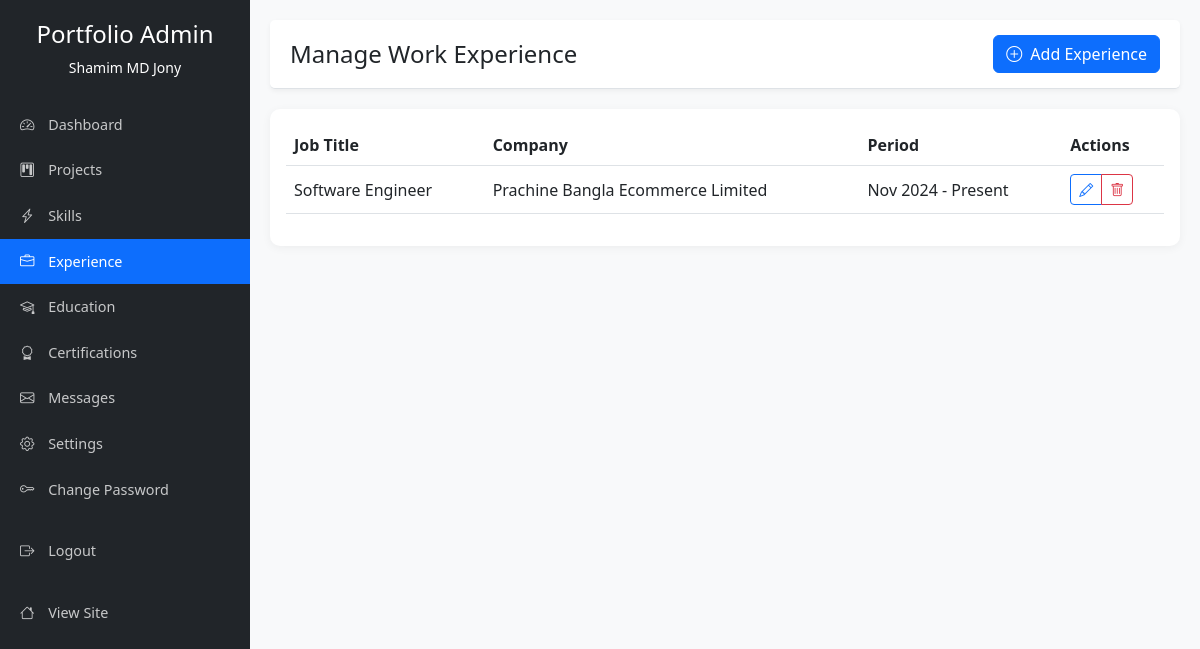
/dashboard/experiences (signed in), run on the app's committed database.
### models.py (models this page shows)
class Experience(db.Model):
    id = db.Column(db.Integer, primary_key=True)
    title = db.Column(db.String(100), nullable=False)
    company = db.Column(db.String(100), nullable=False)
    start_date = db.Column(db.Date, nullable=False)
    end_date = db.Column(db.Date)  # Null for current positions
    description = db.Column(db.Text, nullable=False)
    created_at = db.Column(db.DateTime, default=datetime.utcnow)
    updated_at = db.Column(db.DateTime, default=datetime.utcnow, onupdate=datetime.utcnow)

### app.py (the view)
@app.route('/dashboard/experiences')
@login_required
def manage_experiences():
    experiences = Experience.query.order_by(Experience.start_date.desc()).all()
    return render_template('admin/experiences/index.html', experiences=experiences)

### app.py (called while the page is built)
@login_manager.user_loader
def load_user(user_id):
    return User.query.get(int(user_id))

@app.before_request
def track_visitor():
    if request.method == 'GET' and not request.path.startswith('/dashboard') and not request.path.startswith('/admin') and not request.path.startswith('/static'):
        try:
            visitor = Visitor(
                page=request.path,
                ip_address=request.remote_addr,
                user_agent=request.user_agent.string if request.user_agent else None,
                referrer=request.referrer
            )
            db.session.add(visitor)
            db.session.commit()
        except Exception as e:
            print(f"Error tracking visitor: {e}")
            db.session.rollback()

### templates/admin/experiences/index.html (shortened to what this page needs)
{% extends 'admin/base.html' %}
{% block header_title %}Manage Work Experience{% endblock %}
{% block header_actions %}
<a href="{{ url_for('create_experience') }}" class="btn btn-primary">
    <i class="bi bi-plus-circle me-1"></i> Add Experience
</a>
{% endblock %}
{% block content %}
<div class="card">
    <div class="card-body">
        {% if experiences %}
        <div class="table-responsive">
            <table class="table table-hover">
                <thead>
                    <tr>
                        <th>Job Title</th>
                        <th>Company</th>
                        <th>Period</th>
                        <th>Actions</th>
                    </tr>
                </thead>
                <tbody>
                    {% for experience in experiences %}
                    <tr>
                        <td>{{ experience.title }}</td>
                        <td>{{ experience.company }}</td>
                        <td>
                            {{ experience.start_date.strftime('%b %Y') }} -
                            {% if experience.end_date %}
                                {{ experience.end_date.strftime('%b %Y') }}
                            {% else %}
                                Present
                            {% endif %}
                        </td>
                        <td>
                            <div class="btn-group" role="group">
                                <a href="{{ url_for('edit_experience', id=experience.id) }}" class="btn btn-sm btn-outline-primary">
                                    <i class="bi bi-pencil"></i>
                                </a>
                                <button type="button" class="btn btn-sm btn-outline-danger" data-bs-toggle="modal" data-bs-target="#deleteModal{{ experience.id }}">
                                    <i class="bi bi-trash"></i>
                                </button>
                            </div>
                        </td>
                    </tr>
                    {% endfor %}
                </tbody>
            </table>
        </div>
        {% endif %}
    </div>
</div>
{% endblock %}

### templates/admin/base.html (style rules this page uses)
body { font-family: 'Segoe UI', Tahoma, Geneva, Verdana, sans-serif; background-color: #f8f9fa; }
.card { border: none; border-radius: 10px; box-shadow: 0 2px 10px rgba(0, 0, 0, 0.05); margin-bottom: 20px; }
.btn-primary { background-color: #0d6efd; border-color: #0d6efd; }
.table { vertical-align: middle; }

### data on the page
Experience: title "Software Engineer", company "Prachine Bangla Ecommerce Limited", start_date "Nov 2024", shows "Present"
